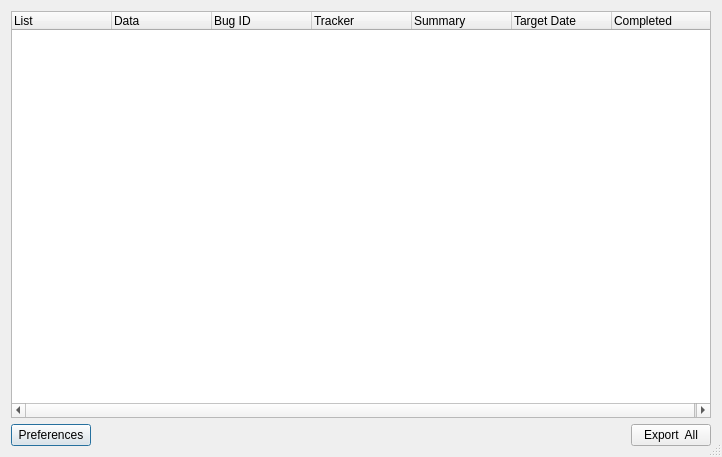
<?xml version="1.0" encoding="UTF-8"?>
<ui version="4.0">
 <class>ToDoListView</class>
 <widget class="QDialog" name="ToDoListView">
  <property name="geometry">
   <rect>
    <x>0</x>
    <y>0</y>
    <width>722</width>
    <height>457</height>
   </rect>
  </property>
  <property name="windowTitle">
   <string>Entomologist ToDo Lists</string>
  </property>
  <property name="sizeGripEnabled">
   <bool>true</bool>
  </property>
  <layout class="QGridLayout" name="gridLayout">
   <item row="0" column="0">
    <widget class="BugTreeWidget" name="bugTreeWidget">
     <property name="dragEnabled">
      <bool>true</bool>
     </property>
     <property name="dragDropMode">
      <enum>QAbstractItemView::DragDrop</enum>
     </property>
     <property name="defaultDropAction">
      <enum>Qt::MoveAction</enum>
     </property>
     <property name="alternatingRowColors">
      <bool>true</bool>
     </property>
     <property name="columnCount">
      <number>7</number>
     </property>
     <column>
      <property name="text">
       <string>List</string>
      </property>
     </column>
     <column>
      <property name="text">
       <string>Data</string>
      </property>
     </column>
     <column>
      <property name="text">
       <string>Bug ID</string>
      </property>
     </column>
     <column>
      <property name="text">
       <string>Tracker</string>
      </property>
     </column>
     <column>
      <property name="text">
       <string>Summary</string>
      </property>
     </column>
     <column>
      <property name="text">
       <string>Target Date</string>
      </property>
     </column>
     <column>
      <property name="text">
       <string>Completed</string>
      </property>
     </column>
    </widget>
   </item>
   <item row="1" column="0">
    <layout class="QHBoxLayout" name="horizontalLayout">
     <item>
      <widget class="QPushButton" name="preferencesButton">
       <property name="text">
        <string>Preferences</string>
       </property>
      </widget>
     </item>
     <item>
      <spacer name="horizontalSpacer">
       <property name="orientation">
        <enum>Qt::Horizontal</enum>
       </property>
       <property name="sizeHint" stdset="0">
        <size>
         <width>40</width>
         <height>20</height>
        </size>
       </property>
      </spacer>
     </item>
     <item>
      <widget class="QPushButton" name="syncAllButton">
       <property name="text">
        <string>Export  All</string>
       </property>
      </widget>
     </item>
    </layout>
   </item>
  </layout>
 </widget>
 <customwidgets>
  <customwidget>
   <class>BugTreeWidget</class>
   <extends>QTreeWidget</extends>
   <header>BugTreeWidget.h</header>
  </customwidget>
 </customwidgets>
 <resources/>
 <connections/>
</ui>
